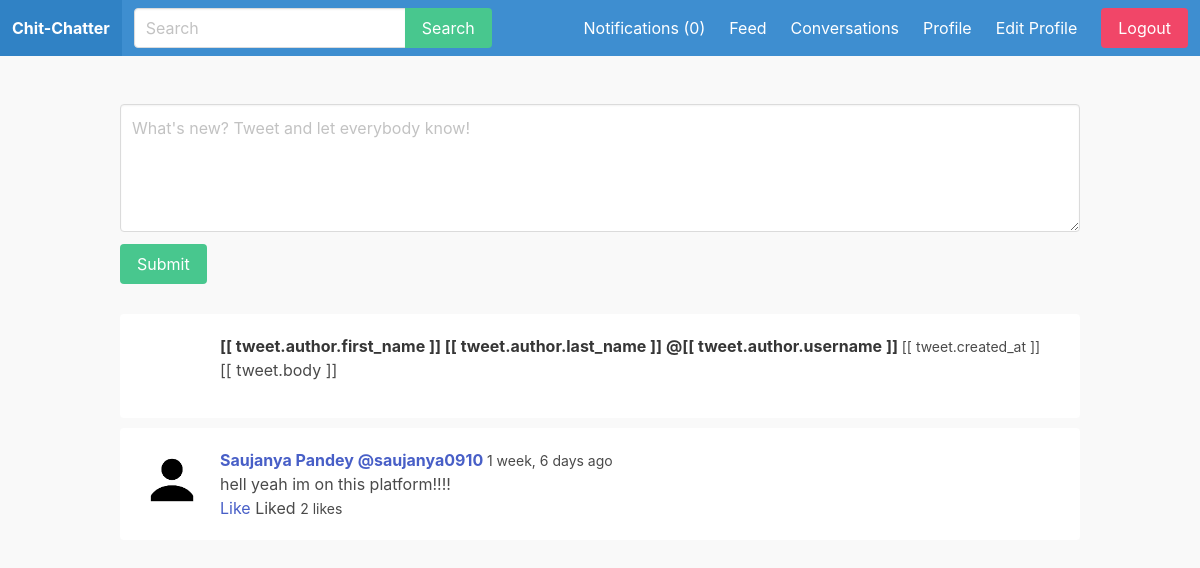
/feed/ (signed in), run on an earlier commit of the app's database.
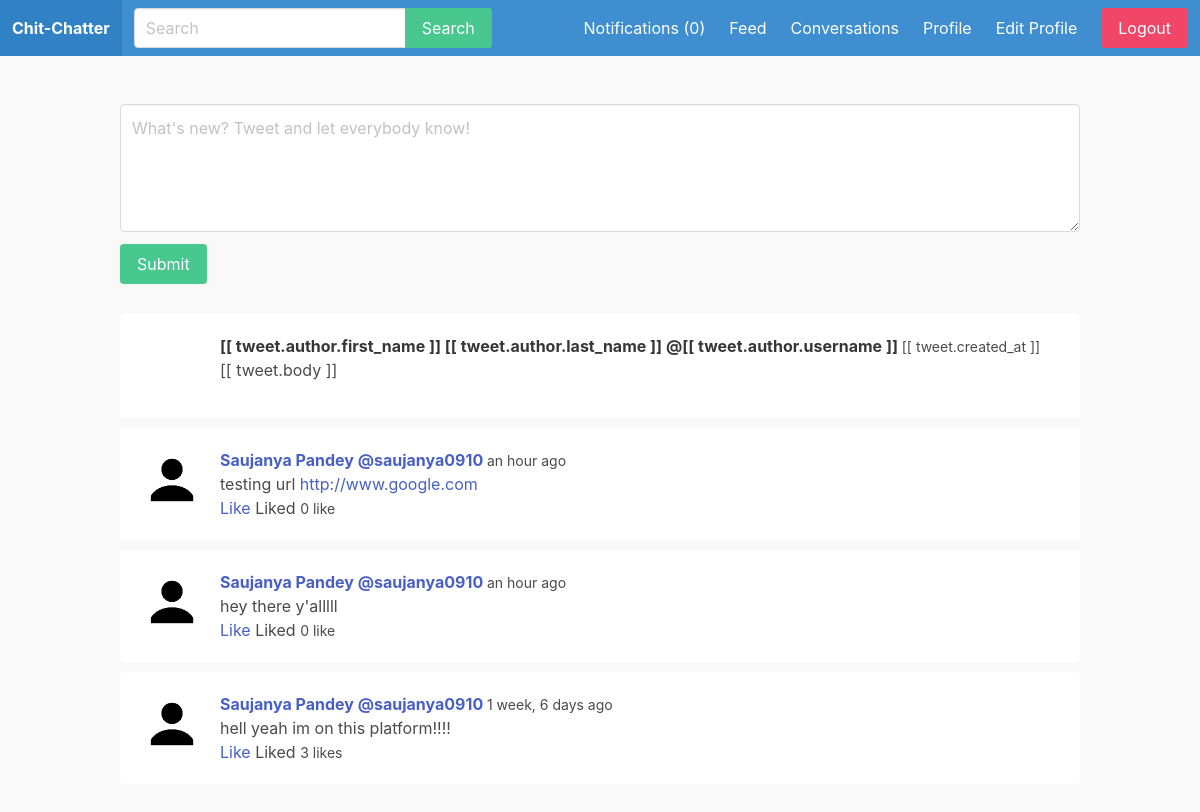
And on a later commit of the database.
### apps/feed/models.py (models this page shows, shortened)
class Tweet(models.Model):
  body = models.CharField(max_length=255)
  created_by = models.ForeignKey(User, on_delete=models.CASCADE, related_name='tweets')
  created_at = models.DateTimeField(auto_now_add=True)
  class Meta:
    ordering = ('-created_at',)

### apps/user_profile/models.py (models this page shows, shortened)
class UserProfile(models.Model):
  user = models.OneToOneField(User, on_delete=models.CASCADE)
  follows = models.ManyToManyField('self', related_name='followed_by', symmetrical=False)  # if A follows B, B should not automatically follow back A
  avatar = models.ImageField(upload_to='uploads/', null=False, blank=False, default='uploads/default.jpg')

### apps/feed/views.py (the view)
# urls.py: path('feed/', feed, name='feed'),
@login_required  # allow only if user is logged in
def feed(request):
  userids = [request.user.id]
  for author in request.user.user_profile.follows.all():
    userids.append(author.user.id)
  tweets = Tweet.objects.filter(created_by_id__in=userids)
  for tweet in tweets:
    likes = tweet.likes.filter(created_by_id=request.user.id)
    if likes.count() > 0:
      tweet.liked = True
    else:
      tweet.liked = False
  return render(request, 'feed/feed.html', {'tweets': tweets})

### apps/notification/context_processors.py (called while the page is built)
def notifications(request):
  if request.user.is_authenticated:
    return {'notifications': request.user.notifications.filter(is_read=False)}
  else:
    return {'notifications': []}

### apps/feed/templates/feed/feed.html (shortened to what this page needs)
{% extends 'core/base.html' %}
	{% load humanize %}
	{% block content %}
		<div class="container" id="feedapp">
			<div class="columns">
				<div class="column is-12">
					<div class="wrapper-form">
						<form v-on:submit.prevent="submitTweet()">
							<div class="field">
								<div class="control">
									<textarea class="textarea" v-model.trim="body" placeholder="What's new? Tweet and let everybody know!"></textarea>
								</div>
							</div>
							<div class="field">
								<div class="control">
									<button class="button is-success">Submit</button>
								</div>
							</div>
						</form>
					</div>
					<div class="wrapper-tweets">
						<div class="tweet" v-for="tweet in tweets">
							<article class="media">
								<figure class="media-left">
									<p class="image is-64x64">
									</p>
								</figure>
								<div class="media-content">
									<div class="content">
										<p>
											<strong>
												[[ tweet.author.first_name ]] [[ tweet.author.last_name ]] @[[ tweet.author.username ]]
											</strong>
											<small>[[ tweet.created_at ]]</small>
											<br>
											[[ tweet.body ]]
										</p>
									</div>
								</div>
							</article>
						</div>
						{% for tweet in tweets %}
							<div class="tweet">
								<article class="media">
									<figure class="media-left">
										<p class="image is-64x64">
											{% if tweet.created_by.user_profile.avatar %}
												<img src="{{ tweet.created_by.user_profile.avatar.url }}" style="border-radius: 50%; height: 64px;">
											{% endif %}
										</p>
									</figure>
									<div class="media-content">
										<div class="content">
											<p>
												<a href="{% url 'user_profile' tweet.created_by.username %}">
													<strong>
													{{ tweet.created_by.first_name }} {{ tweet.created_by.last_name }} @{{ tweet.created_by.username }}
													</strong>
												</a>
												<small>{{ tweet.created_at|naturaltime }}</small>
												<br>
												{{ tweet.body|urlize }}
												<br>
												<a @click="likeTweet({{ tweet.id}})" v-if="!liked_tweets.includes({{ tweet.id }})">Like</a>
												<span v-if="liked_tweets.includes({{ tweet.id }})">Liked</span>
												<small id="likes-{{ tweet.id }}">
													{% if tweet.likes.count > 1 %}
														{{ tweet.likes.count }} likes
													{% else %}
														{{ tweet.likes.count }} like
													{% endif %}
												</small>
											</p>
										</div>
									</div>
								</article>
							</div>
						{% endfor %}
					</div>
				</div>
			</div>
		</div>
	{% endblock %}

What changed in the data, as far as the page shows it:
added Tweet: created_by.user_profile.avatar (placeholder picture), created_by.first_name "Saujanya", created_by.last_name "Pandey", created_by.username "saujanya0910", created_at "an hour ago", body "testing url http://www.google.com", likes.count "0"
added Tweet: created_by.user_profile.avatar (placeholder picture), created_by.first_name "Saujanya", created_by.last_name "Pandey", created_by.username "saujanya0910", created_at "an hour ago", body "hey there y'alllll", likes.count "0"
computed for Tweet "hell yeah im on this platform!!!!": likes.count "2" → "3"
